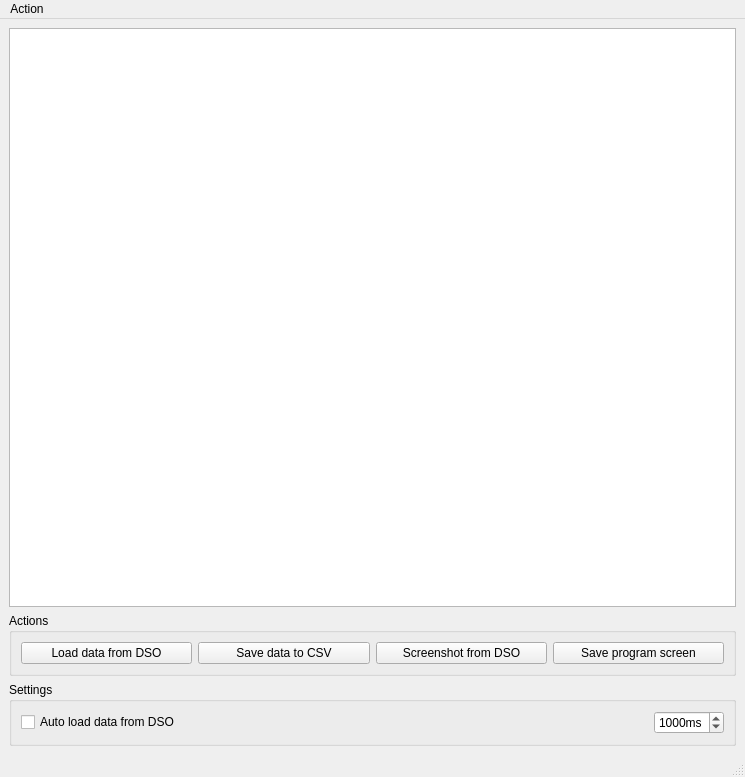
<?xml version="1.0" encoding="UTF-8"?>
<ui version="4.0">
 <class>MainWindow</class>
 <widget class="QMainWindow" name="MainWindow">
  <property name="geometry">
   <rect>
    <x>0</x>
    <y>0</y>
    <width>745</width>
    <height>777</height>
   </rect>
  </property>
  <property name="windowTitle">
   <string>DSO screenshoter</string>
  </property>
  <property name="windowIcon">
   <iconset resource="images.qrc">
    <normaloff>:/icon2/icon2.png</normaloff>:/icon2/icon2.png</iconset>
  </property>
  <widget class="QWidget" name="centralwidget">
   <layout class="QVBoxLayout" name="verticalLayout_2">
    <item>
     <widget class="DSO_View" name="gwScreen">
      <property name="sizePolicy">
       <sizepolicy hsizetype="Expanding" vsizetype="Expanding">
        <horstretch>0</horstretch>
        <verstretch>0</verstretch>
       </sizepolicy>
      </property>
      <property name="minimumSize">
       <size>
        <width>640</width>
        <height>480</height>
       </size>
      </property>
      <property name="maximumSize">
       <size>
        <width>6400</width>
        <height>4800</height>
       </size>
      </property>
      <property name="interactive">
       <bool>true</bool>
      </property>
      <property name="dragMode">
       <enum>QGraphicsView::ScrollHandDrag</enum>
      </property>
      <property name="transformationAnchor">
       <enum>QGraphicsView::AnchorUnderMouse</enum>
      </property>
      <property name="resizeAnchor">
       <enum>QGraphicsView::AnchorUnderMouse</enum>
      </property>
      <property name="viewportUpdateMode">
       <enum>QGraphicsView::SmartViewportUpdate</enum>
      </property>
     </widget>
    </item>
    <item>
     <widget class="QGroupBox" name="groupBox">
      <property name="title">
       <string>Actions</string>
      </property>
      <layout class="QVBoxLayout" name="verticalLayout">
       <item>
        <layout class="QHBoxLayout" name="horizontalLayout">
         <item>
          <widget class="QPushButton" name="dso_load">
           <property name="toolTip">
            <string>Loads data from DSO and paint wave by yourselves</string>
           </property>
           <property name="text">
            <string>Load data from DSO</string>
           </property>
          </widget>
         </item>
         <item>
          <widget class="QPushButton" name="saveCSV">
           <property name="text">
            <string>Save data to CSV</string>
           </property>
          </widget>
         </item>
         <item>
          <widget class="QPushButton" name="screen_load">
           <property name="toolTip">
            <string>Load screen data from DSO and paint them to program view</string>
           </property>
           <property name="text">
            <string>Screenshot from DSO</string>
           </property>
          </widget>
         </item>
         <item>
          <widget class="QPushButton" name="saveScreen">
           <property name="toolTip">
            <string>Save programs view to file</string>
           </property>
           <property name="text">
            <string>Save program screen</string>
           </property>
          </widget>
         </item>
        </layout>
       </item>
      </layout>
     </widget>
    </item>
    <item>
     <widget class="QGroupBox" name="groupBox_2">
      <property name="title">
       <string>Settings</string>
      </property>
      <layout class="QHBoxLayout" name="horizontalLayout_2">
       <item>
        <widget class="QCheckBox" name="enableAutoUpdate">
         <property name="text">
          <string>Auto load data from DSO</string>
         </property>
        </widget>
       </item>
       <item>
        <spacer name="horizontalSpacer">
         <property name="orientation">
          <enum>Qt::Horizontal</enum>
         </property>
         <property name="sizeHint" stdset="0">
          <size>
           <width>40</width>
           <height>20</height>
          </size>
         </property>
        </spacer>
       </item>
       <item>
        <widget class="QSpinBox" name="updateValue">
         <property name="suffix">
          <string>ms</string>
         </property>
         <property name="minimum">
          <number>50</number>
         </property>
         <property name="maximum">
          <number>9999</number>
         </property>
         <property name="value">
          <number>1000</number>
         </property>
        </widget>
       </item>
      </layout>
     </widget>
    </item>
   </layout>
  </widget>
  <widget class="QMenuBar" name="menubar">
   <property name="geometry">
    <rect>
     <x>0</x>
     <y>0</y>
     <width>745</width>
     <height>32</height>
    </rect>
   </property>
   <widget class="QMenu" name="menuAction">
    <property name="title">
     <string>Action</string>
    </property>
    <addaction name="actionAbout"/>
    <addaction name="separator"/>
    <addaction name="actionExit"/>
   </widget>
   <addaction name="menuAction"/>
  </widget>
  <widget class="QStatusBar" name="statusbar"/>
  <action name="actionAbout">
   <property name="text">
    <string>About</string>
   </property>
  </action>
  <action name="actionExit">
   <property name="text">
    <string>Exit</string>
   </property>
  </action>
 </widget>
 <customwidgets>
  <customwidget>
   <class>DSO_View</class>
   <extends>QGraphicsView</extends>
   <header>graphic.h</header>
  </customwidget>
 </customwidgets>
 <resources>
  <include location="images.qrc"/>
 </resources>
 <connections>
  <connection>
   <sender>menubar</sender>
   <signal>triggered(QAction*)</signal>
   <receiver>MainWindow</receiver>
   <slot>processAction(QAction*)</slot>
   <hints>
    <hint type="sourcelabel">
     <x>22</x>
     <y>14</y>
    </hint>
    <hint type="destinationlabel">
     <x>4</x>
     <y>53</y>
    </hint>
   </hints>
  </connection>
  <connection>
   <sender>dso_load</sender>
   <signal>clicked()</signal>
   <receiver>MainWindow</receiver>
   <slot>loadDataFromDso()</slot>
   <hints>
    <hint type="sourcelabel">
     <x>196</x>
     <y>643</y>
    </hint>
    <hint type="destinationlabel">
     <x>157</x>
     <y>556</y>
    </hint>
   </hints>
  </connection>
  <connection>
   <sender>screen_load</sender>
   <signal>clicked()</signal>
   <receiver>MainWindow</receiver>
   <slot>loadScreenFromDso()</slot>
   <hints>
    <hint type="sourcelabel">
     <x>552</x>
     <y>643</y>
    </hint>
    <hint type="destinationlabel">
     <x>326</x>
     <y>555</y>
    </hint>
   </hints>
  </connection>
  <connection>
   <sender>saveScreen</sender>
   <signal>clicked()</signal>
   <receiver>MainWindow</receiver>
   <slot>saveProgramScreen()</slot>
   <hints>
    <hint type="sourcelabel">
     <x>731</x>
     <y>643</y>
    </hint>
    <hint type="destinationlabel">
     <x>537</x>
     <y>554</y>
    </hint>
   </hints>
  </connection>
  <connection>
   <sender>enableAutoUpdate</sender>
   <signal>toggled(bool)</signal>
   <receiver>MainWindow</receiver>
   <slot>setAutoUpdate(bool)</slot>
   <hints>
    <hint type="sourcelabel">
     <x>111</x>
     <y>730</y>
    </hint>
    <hint type="destinationlabel">
     <x>93</x>
     <y>667</y>
    </hint>
   </hints>
  </connection>
  <connection>
   <sender>enableAutoUpdate</sender>
   <signal>clicked(bool)</signal>
   <receiver>updateValue</receiver>
   <slot>setEnabled(bool)</slot>
   <hints>
    <hint type="sourcelabel">
     <x>203</x>
     <y>730</y>
    </hint>
    <hint type="destinationlabel">
     <x>732</x>
     <y>737</y>
    </hint>
   </hints>
  </connection>
  <connection>
   <sender>screen_load</sender>
   <signal>clicked(bool)</signal>
   <receiver>enableAutoUpdate</receiver>
   <slot>setChecked(bool)</slot>
   <hints>
    <hint type="sourcelabel">
     <x>552</x>
     <y>643</y>
    </hint>
    <hint type="destinationlabel">
     <x>133</x>
     <y>730</y>
    </hint>
   </hints>
  </connection>
  <connection>
   <sender>saveCSV</sender>
   <signal>clicked()</signal>
   <receiver>MainWindow</receiver>
   <slot>saveDataToCSV()</slot>
   <hints>
    <hint type="sourcelabel">
     <x>370</x>
     <y>643</y>
    </hint>
    <hint type="destinationlabel">
     <x>292</x>
     <y>669</y>
    </hint>
   </hints>
  </connection>
  <connection>
   <sender>enableAutoUpdate</sender>
   <signal>clicked(bool)</signal>
   <receiver>MainWindow</receiver>
   <slot>loadDataFromDso()</slot>
   <hints>
    <hint type="sourcelabel">
     <x>93</x>
     <y>730</y>
    </hint>
    <hint type="destinationlabel">
     <x>11</x>
     <y>667</y>
    </hint>
   </hints>
  </connection>
 </connections>
 <slots>
  <slot>processAction(QAction*)</slot>
  <slot>loadDataFromDso()</slot>
  <slot>loadScreenFromDso()</slot>
  <slot>saveProgramScreen()</slot>
  <slot>setAutoUpdate(bool)</slot>
  <slot>saveDataToCSV()</slot>
 </slots>
</ui>
